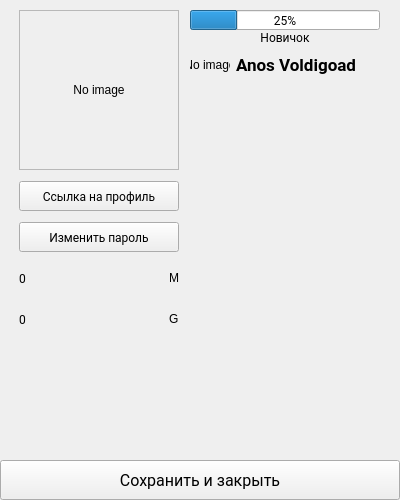
<?xml version="1.0" encoding="UTF-8"?>
<ui version="4.0">
 <class>Profile</class>
 <widget class="QWidget" name="Profile">
  <property name="geometry">
   <rect>
    <x>0</x>
    <y>0</y>
    <width>400</width>
    <height>500</height>
   </rect>
  </property>
  <property name="sizePolicy">
   <sizepolicy hsizetype="Preferred" vsizetype="Preferred">
    <horstretch>0</horstretch>
    <verstretch>0</verstretch>
   </sizepolicy>
  </property>
  <property name="minimumSize">
   <size>
    <width>400</width>
    <height>500</height>
   </size>
  </property>
  <property name="maximumSize">
   <size>
    <width>400</width>
    <height>500</height>
   </size>
  </property>
  <property name="windowTitle">
   <string>Form</string>
  </property>
  <layout class="QVBoxLayout" name="verticalLayout_3">
   <property name="spacing">
    <number>0</number>
   </property>
   <property name="leftMargin">
    <number>0</number>
   </property>
   <property name="topMargin">
    <number>0</number>
   </property>
   <property name="rightMargin">
    <number>0</number>
   </property>
   <property name="bottomMargin">
    <number>0</number>
   </property>
   <item>
    <layout class="QHBoxLayout" name="horizontalLayout_2">
     <property name="spacing">
      <number>0</number>
     </property>
     <property name="leftMargin">
      <number>8</number>
     </property>
     <property name="topMargin">
      <number>10</number>
     </property>
     <property name="rightMargin">
      <number>8</number>
     </property>
     <item>
      <layout class="QVBoxLayout" name="verticalLayout">
       <property name="spacing">
        <number>11</number>
       </property>
       <property name="leftMargin">
        <number>0</number>
       </property>
       <item>
        <widget class="QLabel" name="avatar">
         <property name="minimumSize">
          <size>
           <width>160</width>
           <height>160</height>
          </size>
         </property>
         <property name="maximumSize">
          <size>
           <width>160</width>
           <height>160</height>
          </size>
         </property>
         <property name="cursor">
          <cursorShape>ArrowCursor</cursorShape>
         </property>
         <property name="frameShape">
          <enum>QFrame::StyledPanel</enum>
         </property>
         <property name="text">
          <string>No image</string>
         </property>
         <property name="alignment">
          <set>Qt::AlignCenter</set>
         </property>
        </widget>
       </item>
       <item>
        <widget class="QPushButton" name="btnLink">
         <property name="minimumSize">
          <size>
           <width>160</width>
           <height>30</height>
          </size>
         </property>
         <property name="maximumSize">
          <size>
           <width>160</width>
           <height>30</height>
          </size>
         </property>
         <property name="font">
          <font>
           <family>Roboto</family>
          </font>
         </property>
         <property name="cursor">
          <cursorShape>PointingHandCursor</cursorShape>
         </property>
         <property name="text">
          <string>Ссылка на профиль</string>
         </property>
        </widget>
       </item>
       <item>
        <widget class="QPushButton" name="btnChangePwd">
         <property name="minimumSize">
          <size>
           <width>160</width>
           <height>30</height>
          </size>
         </property>
         <property name="maximumSize">
          <size>
           <width>160</width>
           <height>30</height>
          </size>
         </property>
         <property name="font">
          <font>
           <family>Roboto</family>
          </font>
         </property>
         <property name="cursor">
          <cursorShape>PointingHandCursor</cursorShape>
         </property>
         <property name="text">
          <string>Изменить пароль</string>
         </property>
        </widget>
       </item>
       <item>
        <widget class="QFrame" name="frameMoney">
         <property name="sizePolicy">
          <sizepolicy hsizetype="Expanding" vsizetype="Fixed">
           <horstretch>0</horstretch>
           <verstretch>0</verstretch>
          </sizepolicy>
         </property>
         <property name="minimumSize">
          <size>
           <width>160</width>
           <height>30</height>
          </size>
         </property>
         <property name="maximumSize">
          <size>
           <width>160</width>
           <height>30</height>
          </size>
         </property>
         <property name="frameShape">
          <enum>QFrame::NoFrame</enum>
         </property>
         <property name="frameShadow">
          <enum>QFrame::Raised</enum>
         </property>
         <layout class="QHBoxLayout" name="horizontalLayout_3">
          <property name="spacing">
           <number>0</number>
          </property>
          <property name="leftMargin">
           <number>0</number>
          </property>
          <property name="topMargin">
           <number>0</number>
          </property>
          <property name="rightMargin">
           <number>0</number>
          </property>
          <property name="bottomMargin">
           <number>0</number>
          </property>
          <item>
           <widget class="QLabel" name="fieldMoney">
            <property name="sizePolicy">
             <sizepolicy hsizetype="Expanding" vsizetype="Preferred">
              <horstretch>0</horstretch>
              <verstretch>0</verstretch>
             </sizepolicy>
            </property>
            <property name="font">
             <font>
              <family>Roboto</family>
             </font>
            </property>
            <property name="text">
             <string>0</string>
            </property>
           </widget>
          </item>
          <item>
           <widget class="QLabel" name="iconMoney">
            <property name="text">
             <string>M</string>
            </property>
           </widget>
          </item>
         </layout>
        </widget>
       </item>
       <item>
        <widget class="QFrame" name="frameGold">
         <property name="sizePolicy">
          <sizepolicy hsizetype="Expanding" vsizetype="Fixed">
           <horstretch>0</horstretch>
           <verstretch>0</verstretch>
          </sizepolicy>
         </property>
         <property name="minimumSize">
          <size>
           <width>160</width>
           <height>30</height>
          </size>
         </property>
         <property name="maximumSize">
          <size>
           <width>160</width>
           <height>30</height>
          </size>
         </property>
         <property name="frameShape">
          <enum>QFrame::NoFrame</enum>
         </property>
         <property name="frameShadow">
          <enum>QFrame::Raised</enum>
         </property>
         <layout class="QHBoxLayout" name="horizontalLayout_4">
          <property name="spacing">
           <number>0</number>
          </property>
          <property name="leftMargin">
           <number>0</number>
          </property>
          <property name="topMargin">
           <number>0</number>
          </property>
          <property name="rightMargin">
           <number>0</number>
          </property>
          <property name="bottomMargin">
           <number>0</number>
          </property>
          <item>
           <widget class="QLabel" name="fieldGold">
            <property name="sizePolicy">
             <sizepolicy hsizetype="Expanding" vsizetype="Preferred">
              <horstretch>0</horstretch>
              <verstretch>0</verstretch>
             </sizepolicy>
            </property>
            <property name="font">
             <font>
              <family>Roboto</family>
             </font>
            </property>
            <property name="text">
             <string>0</string>
            </property>
           </widget>
          </item>
          <item>
           <widget class="QLabel" name="iconGold">
            <property name="text">
             <string>G</string>
            </property>
           </widget>
          </item>
         </layout>
        </widget>
       </item>
       <item>
        <spacer name="verticalSpacer">
         <property name="orientation">
          <enum>Qt::Vertical</enum>
         </property>
         <property name="sizeHint" stdset="0">
          <size>
           <width>20</width>
           <height>40</height>
          </size>
         </property>
        </spacer>
       </item>
      </layout>
     </item>
     <item>
      <layout class="QVBoxLayout" name="verticalLayout_2">
       <property name="spacing">
        <number>0</number>
       </property>
       <property name="rightMargin">
        <number>0</number>
       </property>
       <item>
        <widget class="QProgressBar" name="progress">
         <property name="minimumSize">
          <size>
           <width>190</width>
           <height>20</height>
          </size>
         </property>
         <property name="maximumSize">
          <size>
           <width>190</width>
           <height>20</height>
          </size>
         </property>
         <property name="font">
          <font>
           <family>Roboto</family>
          </font>
         </property>
         <property name="minimum">
          <number>100</number>
         </property>
         <property name="maximum">
          <number>500</number>
         </property>
         <property name="value">
          <number>200</number>
         </property>
         <property name="invertedAppearance">
          <bool>false</bool>
         </property>
         <property name="format">
          <string>%p%</string>
         </property>
        </widget>
       </item>
       <item>
        <widget class="QLabel" name="rankName">
         <property name="font">
          <font>
           <family>Roboto</family>
           <pointsize>9</pointsize>
          </font>
         </property>
         <property name="text">
          <string>Новичок</string>
         </property>
         <property name="alignment">
          <set>Qt::AlignHCenter|Qt::AlignTop</set>
         </property>
        </widget>
       </item>
       <item>
        <layout class="QHBoxLayout" name="horizontalLayout">
         <property name="spacing">
          <number>6</number>
         </property>
         <item>
          <widget class="QLabel" name="rankImage">
           <property name="minimumSize">
            <size>
             <width>40</width>
             <height>40</height>
            </size>
           </property>
           <property name="maximumSize">
            <size>
             <width>40</width>
             <height>40</height>
            </size>
           </property>
           <property name="text">
            <string>No image</string>
           </property>
           <property name="alignment">
            <set>Qt::AlignCenter</set>
           </property>
          </widget>
         </item>
         <item>
          <widget class="QLabel" name="displayName">
           <property name="font">
            <font>
             <family>Roboto</family>
             <pointsize>13</pointsize>
             <bold>true</bold>
            </font>
           </property>
           <property name="text">
            <string>Anos Voldigoad</string>
           </property>
          </widget>
         </item>
        </layout>
       </item>
       <item>
        <spacer name="verticalSpacer_2">
         <property name="orientation">
          <enum>Qt::Vertical</enum>
         </property>
         <property name="sizeHint" stdset="0">
          <size>
           <width>20</width>
           <height>40</height>
          </size>
         </property>
        </spacer>
       </item>
      </layout>
     </item>
    </layout>
   </item>
   <item>
    <widget class="QPushButton" name="btnSave">
     <property name="sizePolicy">
      <sizepolicy hsizetype="Ignored" vsizetype="Fixed">
       <horstretch>0</horstretch>
       <verstretch>0</verstretch>
      </sizepolicy>
     </property>
     <property name="minimumSize">
      <size>
       <width>400</width>
       <height>40</height>
      </size>
     </property>
     <property name="maximumSize">
      <size>
       <width>400</width>
       <height>40</height>
      </size>
     </property>
     <property name="font">
      <font>
       <family>Roboto</family>
       <pointsize>12</pointsize>
       <bold>false</bold>
      </font>
     </property>
     <property name="cursor">
      <cursorShape>PointingHandCursor</cursorShape>
     </property>
     <property name="text">
      <string>Сохранить и закрыть</string>
     </property>
    </widget>
   </item>
  </layout>
 </widget>
 <resources/>
 <connections/>
</ui>
